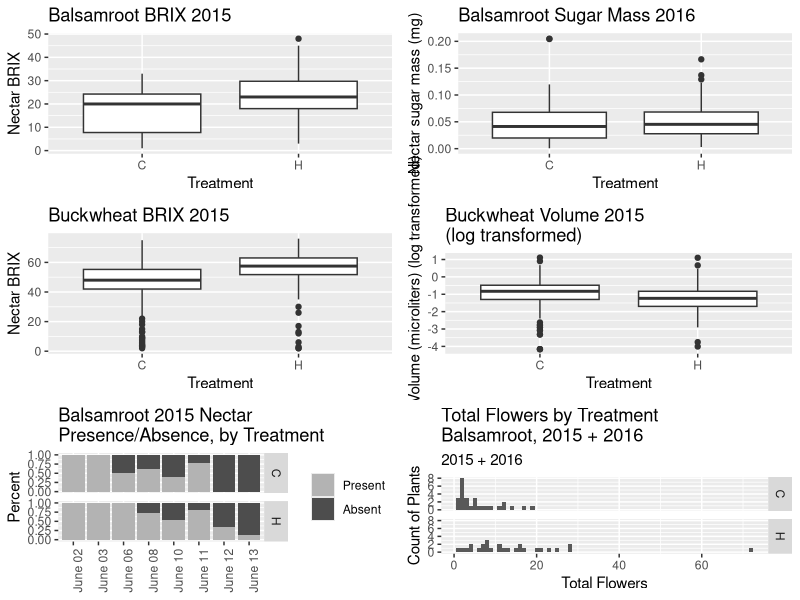

R code for this plot:
library(ggplot2)
library(dplyr)
library(gridExtra)

setwd("D:/Iowa State University/Debinski Lab/Nectar data/MAL")

#Balsamroot
balssug15 <- read.csv("nectar analysis/data files/balssugar15.csv", header = T)
balssug16 <- read.csv("nectar analysis/data files/balssugar16.csv", header = T)
balssug15$lnmass <- log(balssug15$mass)
balssug16$lnmass <- log(balssug16$mass)

balspa <- read.csv("nectar analysis/data files/balsam15.csv", header = T)
balspa$necpres[balspa$volume != "0"] <- "1"
balspa$necpres[balspa$volume == "0"] <- "0"
balspa$necpres <- as.factor(balspa$necpres)
balspa <- balspa[,-c(2,4:7)]
balspa$datechr <- as.character(balspa$date)
balspa$datechr <- gsub("2015-", "", balspa$datechr)
balspa$datechr <- gsub("06-", "June ", balspa$datechr)
balspa$datechr <- as.factor(balspa$datechr)
balspa <- balspa[,2:4]

flowers <- read.csv("nectar analysis/data files/raw data/Balsamroot phenology/TotalFlowersPerPlant.csv", header = T, as.is = T)
flowers$total <- apply(flowers[4:5], 1, sum)
flowers <- flowers[,-c(1,3:5)]
flowers$treatment <- as.factor(flowers$treatment)

#Buckwheat
buckvol15 <- read.csv("nectar analysis/data files/buckvol15.csv", header = T)
bucksug15 <- read.csv("nectar analysis/data files/bucksugar15.csv", header = T)
buckvol15$lnvol <- log(buckvol15$volume)


#Plots

bals15brix <- ggplot(balssug15, aes(x=treatment, y=BRIX)) + geom_boxplot() +
  xlab("Treatment") +
  ylab("Nectar BRIX") + ggtitle("Balsamroot BRIX 2015")

bals16mass <- ggplot(balssug16, aes(x=treatment, y=mass)) + geom_boxplot() +
  xlab("Treatment") +
  ylab("Nectar sugar mass (mg)") + ggtitle("Balsamroot Sugar Mass 2016")

buck15volln <- ggplot(buckvol15, aes(x=treatment, y=lnvol)) + geom_boxplot() +
  xlab("Treatment") +
  ylab("Nectar Volume (microliters) (log transformed)") + ggtitle("Buckwheat Volume 2015\n(log transformed)")

buck15brix <- ggplot(bucksug15, aes(x=treatment, y=BRIX)) + geom_boxplot() +
  xlab("Treatment") +
  ylab("Nectar BRIX") + ggtitle("Buckwheat BRIX 2015")

necpa <- ggplot(balspa, aes(x = datechr, fill = necpres)) +
  theme(axis.text.x = element_text(angle=90, hjust=1, vjust=1)) +
  theme(axis.title.x=element_blank()) +
  geom_bar(position = "fill") +
  scale_fill_manual(values=c("gray30", "grey70"), labels=c("Absent", "Present")) +
  ylab("Percent") +
  ggtitle("Balsamroot 2015 Nectar\nPresence/Absence, by Treatment") +
  guides(fill=guide_legend(title=NULL, reverse = TRUE)) +
  facet_grid(treatment~.)

totflow <- ggplot(flowers, aes(x = total)) + geom_histogram(binwidth = 1) + facet_grid(treatment~.) +
  labs(title = "Total Flowers by Treatment \nBalsamroot, 2015 + 2016", subtitle = "2015 + 2016", x = "Total Flowers", y = "Count of Plants") 

grid.arrange(bals15brix, bals16mass, buck15brix, buck15volln, necpa, totflow, ncol=2)
